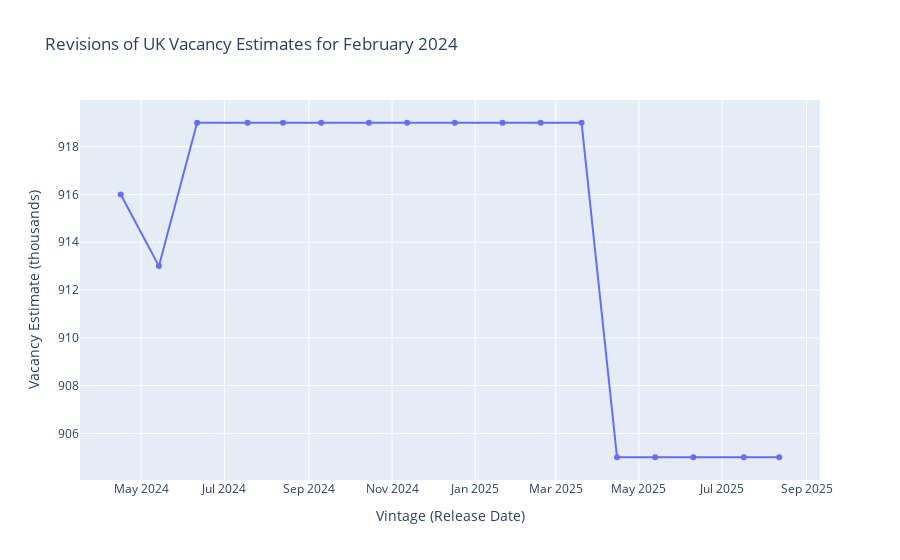

Notebook code cell kept with this figure:
### Code cell
# Run visualisations. 
create_visualisations(all_data)

### Figure 1 — Plotly figure (JSON) as saved in the notebook; plotly's stock layout.template omitted (floating-point values rounded to 4 significant figures)
{"data": [{"hovertemplate": "Vintage (Release Date)=%{x}<br>Vacancy Estimate (thousands)=%{y}<extra></extra>", "legendgroup": "", "line": {"color": "#636efa", "dash": "solid"}, "marker": {"symbol": "circle"}, "mode": "lines+markers", "name": "", "orientation": "v", "showlegend": false, "type": "scatter", "x": ["2024-04-16T00:00:00.000000000", "2024-05-14T00:00:00.000000000", "2024-06-11T00:00:00.000000000", "2024-07-18T00:00:00.000000000", "2024-08-13T00:00:00.000000000", "2024-09-10T00:00:00.000000000", "2024-10-15T00:00:00.000000000", "2024-11-12T00:00:00.000000000", "2024-12-17T00:00:00.000000000", "2025-01-21T00:00:00.000000000", "2025-02-18T00:00:00.000000000", "2025-03-20T00:00:00.000000000", "2025-04-15T00:00:00.000000000", "2025-05-13T00:00:00.000000000", "2025-06-10T00:00:00.000000000", "2025-07-17T00:00:00.000000000", "2025-08-12T00:00:00.000000000"], "xaxis": "x", "y": [916, 913, 919, 919, 919, 919, 919, 919, 919, 919, 919, 919, 905, 905, 905, 905, 905], "yaxis": "y"}], "layout": {"legend": {"tracegroupgap": 0}, "title": {"text": "Revisions of UK Vacancy Estimates for February 2024"}, "xaxis": {"anchor": "y", "domain": [0, 1], "title": {"text": "Vintage (Release Date)"}}, "yaxis": {"anchor": "x", "domain": [0, 1], "title": {"text": "Vacancy Estimate (thousands)"}}}}
